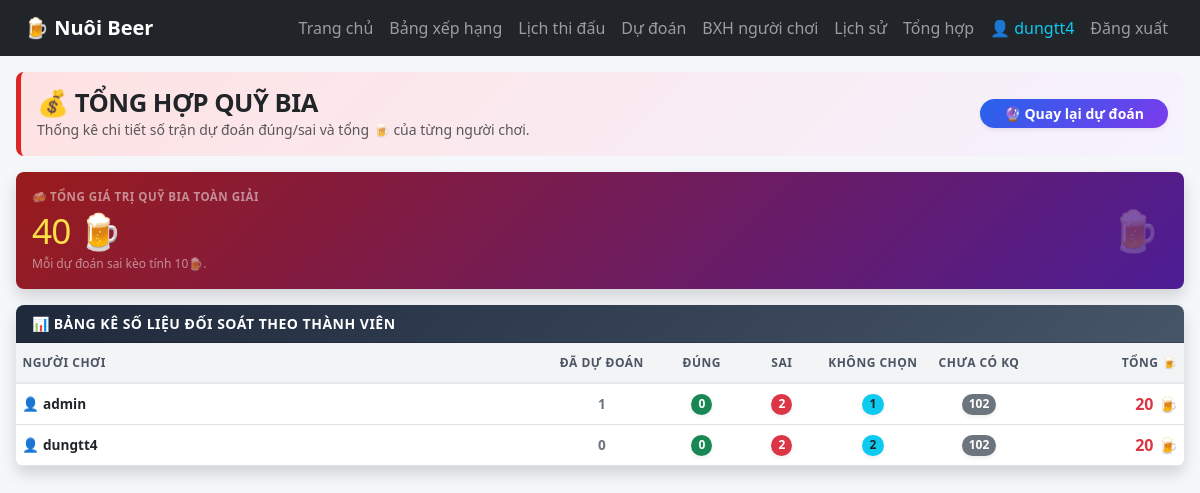
Page /tong-hop (signed in) on the earlier database version.
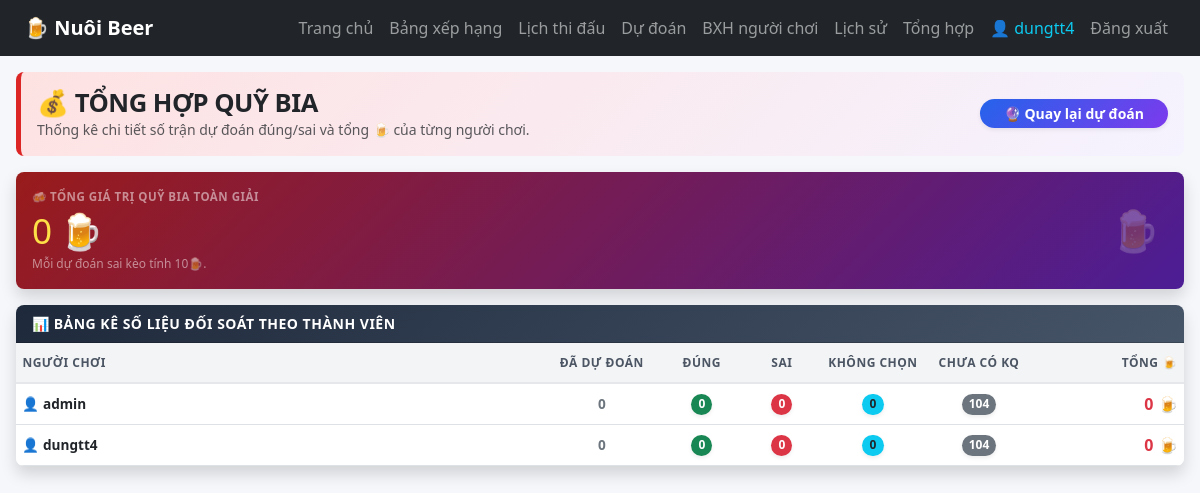
Same page on the later database version.
### tables this page shows
CREATE TABLE users (
            id INTEGER PRIMARY KEY AUTOINCREMENT,
            username TEXT UNIQUE NOT NULL,
            password TEXT NOT NULL,
            role TEXT DEFAULT 'user',
            is_active INTEGER DEFAULT 1,
            created_at TIMESTAMP DEFAULT CURRENT_TIMESTAMP
        );

### app.py (the view)
@app.route("/tong-hop")
def summary():
    if not login_required():
        return redirect("/login")
    summary_list = get_summary_data()
    summary_list.sort(key=lambda item: item["total_beer"], reverse=True)
    total_beer = sum(item["total_beer"] for item in summary_list)
    return render_template(
        "tong_hop.html",
        summary_list=summary_list,
        total_beer=total_beer
    )

### app.py (called while the page is built)
def get_db():
    conn = sqlite3.connect(DB_NAME)
    conn.row_factory = sqlite3.Row
    return conn

def get_stage_points(stage):
    conn = get_db()
    row = conn.execute(
        "SELECT beer_points FROM stage_points WHERE stage = ?",
        (stage,)
    ).fetchone()
    conn.close()
    if row:
        return row["beer_points"]
    return 10

def login_required():
    return "user_id" in session

def rows_to_dicts(rows):
    return [dict(row) for row in rows]

def get_matches():
    conn = get_db()
    rows = conn.execute("""
        SELECT
            match_no,
            match_date AS date,
            time_vn,
            stage,
            group_name AS "group",
            home,
            away,
            stadium,
            city,
            score_home,
            score_away,
            handicap_team,
            handicap_value,
            note
        FROM matches
        ORDER BY match_no ASC
    """).fetchall()
    conn.close()
    return rows_to_dicts(rows)

def get_handicap_result(match):
    score_home = match.get("score_home")
    score_away = match.get("score_away")
    if score_home is None or score_away is None:
        return None
    handicap_team = match.get("handicap_team")
    handicap_value = float(match.get("handicap_value") or 0)
    adjusted_home = float(score_home)
    adjusted_away = float(score_away)
    if handicap_team == "home":
        adjusted_home -= handicap_value
    elif handicap_team == "away":
        adjusted_away -= handicap_value
    if adjusted_home > adjusted_away:
        return "home"
    if adjusted_away > adjusted_home:
        return "away"
    return "draw"

@app.context_processor
def utility_processor():
    return {
        "get_handicap_text": get_handicap_text
    }

### templates/tong_hop.html (shortened to what this page needs)
{% extends "base.html" %}
{% block content %}
<div class="container-fluid py-3 px-3" style="max-width: 1400px; margin: 0 auto;">
  <div class="d-flex flex-column flex-sm-row justify-content-between align-items-sm-center gap-2 mb-3 p-3 rounded-3" style="background: linear-gradient(135deg, #fee2e2 0%, #f5f3ff 100%); border-left: 5px solid #dc2626;">
    <div>
      <h2 class="fw-bold mb-0 text-dark" style="font-size: 1.6rem; letter-spacing: -0.5px;">💰 TỔNG HỢP QUỸ BIA</h2>
      <p class="text-muted mb-0 small fw-medium">
        Thống kê chi tiết số trận dự đoán đúng/sai  và tổng 🍺 của từng người chơi.
      </p>
    </div>
    <a href="/du-doan" class="btn btn-sm btn-gradient-primary rounded-pill px-4 align-self-start align-self-sm-center fw-bold text-white shadow-sm">
      🔮 Quay lại dự đoán
    </a>
  </div>
  <div class="card border-0 shadow rounded-3 mb-3 text-white overflow-hidden" style="background: linear-gradient(135deg, #991b1b 0%, #4c1d95 100%);">
    <div class="card-body p-3 d-flex flex-column flex-sm-row justify-content-between align-items-sm-center gap-2">
      <div>
        <div class="text-white-50 fw-bold uppercase tracking-wider small" style="font-size: 0.72rem; letter-spacing: 0.5px;">🍻 TỔNG GIÁ TRỊ QUỸ BIA TOÀN GIẢI</div>
        <div class="display-6 fw-extrabold my-1" style="font-size: 2.2rem; letter-spacing: -1px; color: #fde047;">
          {{ "{:,.0f}".format(total_beer) }} 🍺
        </div>
        <div class="small text-white-50 fw-medium" style="font-size: 0.75rem;">
          Mỗi dự đoán sai kèo tính 10🍺.
        </div>
      </div>
      <div class="fs-1 opacity-25 d-none d-sm-block pe-2">🍺</div>
    </div>
  </div>
  <div class="card border-0 shadow rounded-3 overflow-hidden">
    <div class="card-header bg-gradient-summary py-2 px-3">
      <div class="fw-bold text-white small" style="letter-spacing: 0.5px;">📊 BẢNG KÊ SỐ LIỆU ĐỐI SOÁT THEO THÀNH VIÊN</div>
    </div>
    <div class="table-responsive">
      <table class="table table-hover align-middle mb-0 summary-table">
        <thead>
          <tr>
            <th>Người chơi</th>
            <th class="text-center" style="width: 120px;">Đã dự đoán</th>
            <th class="text-center" style="width: 80px;">Đúng</th>
            <th class="text-center" style="width: 80px;">Sai</th>
            <th class="text-center" style="width: 80px;">Không chọn</th>
            <th class="text-center" style="width: 110px;">Chưa có KQ</th>
            <th class="text-end" style="width: 150px;">Tổng 🍺</th>
          </tr>
        </thead>
        <tbody>
          {% for item in summary_list %}
          <tr>
            <td class="fw-bold text-dark">
              👤 {{ item.username }}
            </td>
            <td class="text-center fw-semibold text-secondary">
              {{ item.total_predictions }}
            </td>
            <td class="text-center">
              <span class="badge bg-success fw-bold shadow-sm" style="font-size: 0.75rem; padding: 0.35em 0.6em;">{{ item.correct }}</span>
            </td>
            <td class="text-center">
              <span class="badge bg-danger fw-bold shadow-sm" style="font-size: 0.75rem; padding: 0.35em 0.6em;">{{ item.wrong }}</span>
            </td>
            <td class="text-center">
              <span class="badge bg-info text-dark fw-bold shadow-sm" style="font-size: 0.75rem; padding: 0.35em 0.6em;">{{ item.missed }}</span>
            </td>
            <td class="text-center">
              <span class="badge bg-secondary fw-bold shadow-sm" style="font-size: 0.75rem; padding: 0.35em 0.6em;">{{ item.pending }}</span>
            </td>
            <td class="text-end text-danger fw-bold fs-6">
              {{ "{:,.0f}".format(item.total_beer) }} 🍺
            </td>
          </tr>
          {% else %}
          <tr>
            <td colspan="7" class="text-center text-muted py-5 fw-medium">
              Chưa có dữ liệu dự đoán.
            </td>
          </tr>
          {% endfor %}
        </tbody>
      </table>
    </div>
  </div>
</div>
{% endblock %}

### templates/base.html (shortened to what this page needs)
<!doctype html>
<html lang="vi">
<head>
  <link href="https://cdn.jsdelivr.net/npm/bootstrap@5.3.8/dist/css/bootstrap.min.css" rel="stylesheet">
  <link rel="stylesheet" href="{{ url_for('static', filename='css/style.css') }}">
</head>
<body>
  <nav class="navbar navbar-expand-lg navbar-dark bg-dark sticky-top">
    <div class="container-fluid px-4">
      <a class="navbar-brand fw-bold" href="/">
        🍺 Nuôi Beer
      </a>
      <div class="collapse navbar-collapse" id="menu">
        <ul class="navbar-nav ms-auto">
          {% if session.get("user_id") %}
            <li class="nav-item"><a class="nav-link" href="/">Trang chủ</a></li>
            <li class="nav-item"><a class="nav-link" href="/bang-xep-hang">Bảng xếp hạng</a></li>
            <li class="nav-item"><a class="nav-link" href="/lich-thi-dau">Lịch thi đấu</a></li>
            <li class="nav-item"><a class="nav-link" href="/du-doan">Dự đoán</a></li>
            <li class="nav-item"><a class="nav-link" href="/leaderboard">BXH người chơi</a></li>
            <li class="nav-item"><a class="nav-link" href="/lich-su-du-doan">Lịch sử</a></li>
            <li class="nav-item"><a class="nav-link" href="/tong-hop">Tổng hợp</a></li>
            <li class="nav-item"><span class="nav-link text-info">👤 {{ session.get("username") }}</span></li>
            <li class="nav-item"><a class="nav-link" href="/logout">Đăng xuất</a></li>
          {% else %}
            <li class="nav-item"><a class="nav-link" href="/login">Đăng nhập</a></li>
            <li class="nav-item"><a class="nav-link" href="/register">Đăng ký</a></li>
          {% endif %}
        </ul>
      </div>
    </div>
  </nav>
  <main>
    {% block content %}{% endblock %}
  </main>
</body>
</html>

### static/css/style.css (style rules this page uses)
body { background: #f5f7fa; }
.table th { white-space: nowrap; }
.table td { white-space: nowrap; }
.card { border-radius: 16px; }
.badge { border-radius: 999px; }

### templates/tong_hop.html (style rules this page uses)
.bg-gradient-summary { background: linear-gradient(135deg, #1e293b 0%, #475569 100%) !important; }
.btn-gradient-primary { background: linear-gradient(135deg, #2563eb 0%, #7c3aed 100%); border: none; transition: transform 0.2s, box-shadow 0.2s; }
.summary-table th { font-size: 0.75rem; font-weight: 700; color: #4b5563; text-transform: uppercase; letter-spacing: 0.5px; padding: 0.65rem 0.4rem !important; background-color: #f3f4f6; border-bottom: 2px solid #e5e7eb; }
.summary-table td { font-size: 0.85rem; padding: 0.5rem 0.4rem !important; white-space: nowrap; }
.summary-table tbody tr:nth-child(even) { background-color: #f8fafc; }

Differences in the rows shown:
changed users "dungtt4": wrong "2" → "0"; missed "2" → "0"; pending "102" → "104"; total_beer "20" → "0"
computed for users "admin": total_predictions "1" → "0"; wrong "2" → "0"; missed "1" → "0"; pending "102" → "104"; total_beer "20" → "0"
Other differences:
{{ "{:,.0f}".format(total_beer) }}: "40" → "0"
